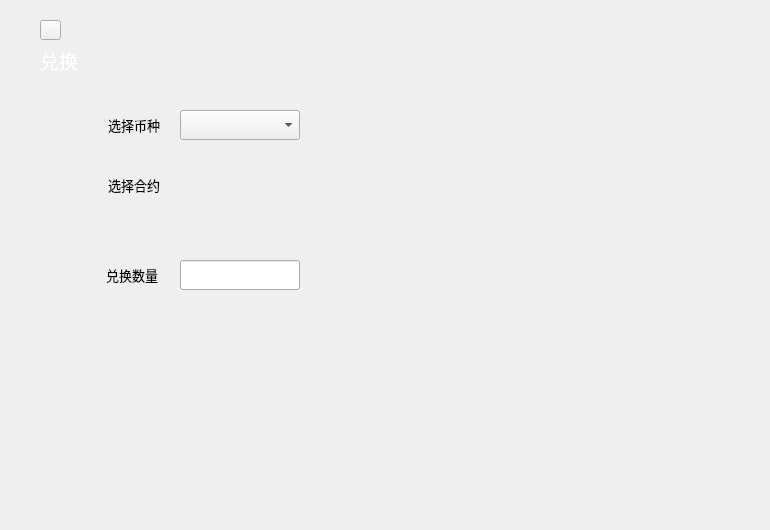
<?xml version="1.0" encoding="UTF-8"?>
<ui version="4.0">
 <class>ExchangeWidget</class>
 <widget class="QWidget" name="ExchangeWidget">
  <property name="geometry">
   <rect>
    <x>0</x>
    <y>0</y>
    <width>770</width>
    <height>530</height>
   </rect>
  </property>
  <property name="windowTitle">
   <string>Form</string>
  </property>
  <widget class="QLabel" name="label_10">
   <property name="geometry">
    <rect>
     <x>40</x>
     <y>50</y>
     <width>80</width>
     <height>21</height>
    </rect>
   </property>
   <property name="font">
    <font>
     <family>微软雅黑 Light</family>
     <pointsize>14</pointsize>
     <weight>50</weight>
     <italic>false</italic>
     <bold>false</bold>
    </font>
   </property>
   <property name="styleSheet">
    <string notr="true">color: white;</string>
   </property>
   <property name="text">
    <string>兑换</string>
   </property>
  </widget>
  <widget class="QLabel" name="changeAccountLabel">
   <property name="geometry">
    <rect>
     <x>100</x>
     <y>110</y>
     <width>60</width>
     <height>30</height>
    </rect>
   </property>
   <property name="font">
    <font>
     <family>微软雅黑 Light</family>
     <pointsize>10</pointsize>
    </font>
   </property>
   <property name="text">
    <string>选择币种</string>
   </property>
   <property name="alignment">
    <set>Qt::AlignRight|Qt::AlignTrailing|Qt::AlignVCenter</set>
   </property>
  </widget>
  <widget class="QComboBox" name="assetComboBox">
   <property name="geometry">
    <rect>
     <x>180</x>
     <y>110</y>
     <width>120</width>
     <height>30</height>
    </rect>
   </property>
   <property name="font">
    <font>
     <family>微软雅黑 Light</family>
     <weight>50</weight>
     <bold>false</bold>
    </font>
   </property>
   <property name="focusPolicy">
    <enum>Qt::NoFocus</enum>
   </property>
   <property name="styleSheet">
    <string notr="true"/>
   </property>
  </widget>
  <widget class="QLabel" name="sendtoLabel">
   <property name="geometry">
    <rect>
     <x>78</x>
     <y>260</y>
     <width>80</width>
     <height>30</height>
    </rect>
   </property>
   <property name="font">
    <font>
     <family>微软雅黑 Light</family>
     <pointsize>10</pointsize>
    </font>
   </property>
   <property name="text">
    <string>兑换数量</string>
   </property>
   <property name="alignment">
    <set>Qt::AlignRight|Qt::AlignTrailing|Qt::AlignVCenter</set>
   </property>
  </widget>
  <widget class="QLineEdit" name="sendtoLineEdit">
   <property name="geometry">
    <rect>
     <x>180</x>
     <y>260</y>
     <width>120</width>
     <height>30</height>
    </rect>
   </property>
   <property name="contextMenuPolicy">
    <enum>Qt::DefaultContextMenu</enum>
   </property>
   <property name="styleSheet">
    <string notr="true"/>
   </property>
   <property name="text">
    <string/>
   </property>
  </widget>
  <widget class="QLabel" name="sendtoLabel_2">
   <property name="geometry">
    <rect>
     <x>80</x>
     <y>170</y>
     <width>80</width>
     <height>30</height>
    </rect>
   </property>
   <property name="font">
    <font>
     <family>微软雅黑 Light</family>
     <pointsize>10</pointsize>
    </font>
   </property>
   <property name="text">
    <string>选择合约</string>
   </property>
   <property name="alignment">
    <set>Qt::AlignRight|Qt::AlignTrailing|Qt::AlignVCenter</set>
   </property>
  </widget>
  <widget class="QToolButton" name="backBtn">
   <property name="geometry">
    <rect>
     <x>40</x>
     <y>20</y>
     <width>21</width>
     <height>20</height>
    </rect>
   </property>
   <property name="styleSheet">
    <string notr="true">border-image: url(:/ui/wallet_ui/back.png);</string>
   </property>
   <property name="text">
    <string/>
   </property>
  </widget>
 </widget>
 <resources/>
 <connections/>
</ui>
